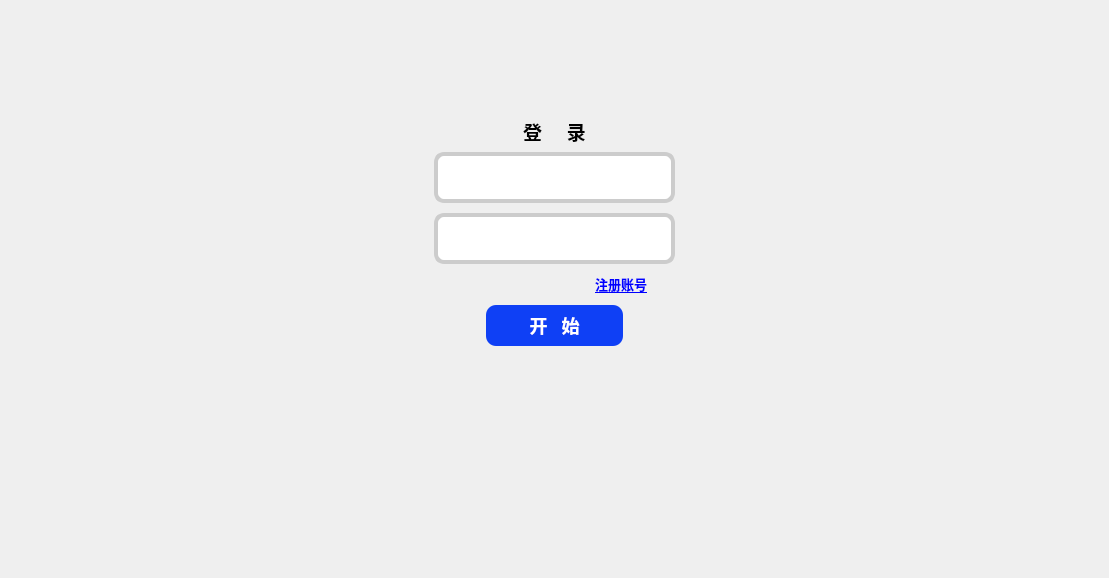
   <widget class="QWidget" name="page_login">
    <layout class="QGridLayout" name="gridLayout" rowstretch="2,5,4">
     <item row="0" column="1">
      <spacer name="verticalSpacer_2">
       <property name="orientation">
        <enum>Qt::Vertical</enum>
       </property>
       <property name="sizeHint" stdset="0">
        <size>
         <width>20</width>
         <height>109</height>
        </size>
       </property>
      </spacer>
     </item>
     <item row="1" column="0">
      <spacer name="horizontalSpacer_9">
       <property name="orientation">
        <enum>Qt::Horizontal</enum>
       </property>
       <property name="sizeHint" stdset="0">
        <size>
         <width>383</width>
         <height>20</height>
        </size>
       </property>
      </spacer>
     </item>
     <item row="1" column="1">
      <layout class="QVBoxLayout" name="verticalLayout_8" stretch="2,6,1,2">
       <property name="spacing">
        <number>10</number>
       </property>
       <item>
        <layout class="QHBoxLayout" name="horizontalLayout_10" stretch="1,0,1">
         <item>
          <spacer name="horizontalSpacer_4">
           <property name="orientation">
            <enum>Qt::Horizontal</enum>
           </property>
           <property name="sizeHint" stdset="0">
            <size>
             <width>40</width>
             <height>20</height>
            </size>
           </property>
          </spacer>
         </item>
         <item>
          <widget class="QLabel" name="label_login">
           <property name="minimumSize">
            <size>
             <width>101</width>
             <height>21</height>
            </size>
           </property>
           <property name="maximumSize">
            <size>
             <width>101</width>
             <height>21</height>
            </size>
           </property>
           <property name="font">
            <font>
             <family>Microsoft YaHei</family>
             <pointsize>14</pointsize>
             <bold>true</bold>
            </font>
           </property>
           <property name="text">
            <string>登     录</string>
           </property>
           <property name="alignment">
            <set>Qt::AlignCenter</set>
           </property>
          </widget>
         </item>
         <item>
          <spacer name="horizontalSpacer_5">
           <property name="orientation">
            <enum>Qt::Horizontal</enum>
           </property>
           <property name="sizeHint" stdset="0">
            <size>
             <width>40</width>
             <height>20</height>
            </size>
           </property>
          </spacer>
         </item>
        </layout>
       </item>
       <item>
        <layout class="QHBoxLayout" name="horizontalLayout_11" stretch="1,0,1">
         <item>
          <spacer name="horizontalSpacer_12">
           <property name="orientation">
            <enum>Qt::Horizontal</enum>
           </property>
           <property name="sizeHint" stdset="0">
            <size>
             <width>40</width>
             <height>20</height>
            </size>
           </property>
          </spacer>
         </item>
         <item>
          <layout class="QVBoxLayout" name="verticalLayout_9">
           <property name="sizeConstraint">
            <enum>QLayout::SetDefaultConstraint</enum>
           </property>
           <item>
            <widget class="QLineEdit" name="lineEdit_user">
             <property name="minimumSize">
              <size>
               <width>241</width>
               <height>51</height>
              </size>
             </property>
             <property name="maximumSize">
              <size>
               <width>241</width>
               <height>51</height>
              </size>
             </property>
             <property name="font">
              <font>
               <family>Microsoft YaHei</family>
               <pointsize>16</pointsize>
               <bold>true</bold>
              </font>
             </property>
             <property name="styleSheet">
              <string notr="true">QLineEdit {
    border: 4px solid #CCCCCC; /* 灰色边框 */
    border-radius: 10px; /* 圆角 */
    padding:10px; /* 内边距，使文本不紧贴边框 */
}</string>
             </property>
             <property name="inputMask">
              <string/>
             </property>
             <property name="text">
              <string/>
             </property>
            </widget>
           </item>
           <item>
            <widget class="QLineEdit" name="lineEdit_pwd">
             <property name="minimumSize">
              <size>
               <width>241</width>
               <height>51</height>
              </size>
             </property>
             <property name="maximumSize">
              <size>
               <width>241</width>
               <height>51</height>
              </size>
             </property>
             <property name="font">
              <font>
               <family>Microsoft YaHei</family>
               <pointsize>16</pointsize>
               <bold>true</bold>
              </font>
             </property>
             <property name="styleSheet">
              <string notr="true">QLineEdit {
    border: 4px solid #CCCCCC; /* 灰色边框 */
    border-radius: 10px; /* 圆角 */
    padding:10px; /* 内边距，使文本不紧贴边框 */
}</string>
             </property>
             <property name="inputMask">
              <string/>
             </property>
             <property name="text">
              <string/>
             </property>
             <property name="maxLength">
              <number>32767</number>
             </property>
             <property name="echoMode">
              <enum>QLineEdit::Password</enum>
             </property>
            </widget>
           </item>
          </layout>
         </item>
         <item>
          <spacer name="horizontalSpacer_14">
           <property name="orientation">
            <enum>Qt::Horizontal</enum>
           </property>
           <property name="sizeHint" stdset="0">
            <size>
             <width>40</width>
             <height>20</height>
            </size>
           </property>
          </spacer>
         </item>
        </layout>
       </item>
       <item>
        <layout class="QHBoxLayout" name="horizontalLayout_12" stretch="3,1,1">
         <property name="rightMargin">
          <number>0</number>
         </property>
         <item>
          <spacer name="horizontalSpacer_6">
           <property name="orientation">
            <enum>Qt::Horizontal</enum>
           </property>
           <property name="sizeHint" stdset="0">
            <size>
             <width>168</width>
             <height>20</height>
            </size>
           </property>
          </spacer>
         </item>
         <item>
          <widget class="QLabel" name="label_register">
           <property name="minimumSize">
            <size>
             <width>53</width>
             <height>21</height>
            </size>
           </property>
           <property name="maximumSize">
            <size>
             <width>53</width>
             <height>21</height>
            </size>
           </property>
           <property name="font">
            <font>
             <family>Microsoft YaHei</family>
             <pointsize>10</pointsize>
             <bold>true</bold>
             <underline>true</underline>
            </font>
           </property>
           <property name="cursor">
            <cursorShape>PointingHandCursor</cursorShape>
           </property>
           <property name="text">
            <string>&lt;html&gt;&lt;head/&gt;&lt;body&gt;&lt;p&gt;&lt;span style=&quot; color:#0000ff;&quot;&gt;注册账号&lt;/span&gt;&lt;/p&gt;&lt;/body&gt;&lt;/html&gt;</string>
           </property>
          </widget>
         </item>
         <item>
          <spacer name="horizontalSpacer_15">
           <property name="orientation">
            <enum>Qt::Horizontal</enum>
           </property>
           <property name="sizeHint" stdset="0">
            <size>
             <width>40</width>
             <height>20</height>
            </size>
           </property>
          </spacer>
         </item>
        </layout>
       </item>
       <item>
        <layout class="QHBoxLayout" name="horizontalLayout_13" stretch="2,3,2">
         <item>
          <spacer name="horizontalSpacer_7">
           <property name="orientation">
            <enum>Qt::Horizontal</enum>
           </property>
           <property name="sizeHint" stdset="0">
            <size>
             <width>40</width>
             <height>20</height>
            </size>
           </property>
          </spacer>
         </item>
         <item>
          <widget class="QPushButton" name="pushButton_start">
           <property name="minimumSize">
            <size>
             <width>131</width>
             <height>41</height>
            </size>
           </property>
           <property name="font">
            <font>
             <family>Microsoft YaHei</family>
             <pointsize>-1</pointsize>
             <italic>false</italic>
             <bold>true</bold>
            </font>
           </property>
           <property name="cursor">
            <cursorShape>PointingHandCursor</cursorShape>
           </property>
           <property name="styleSheet">
            <string notr="true">QPushButton
{
	color:#ffffff; /*文字颜色*/
    background-color: #0F40F5;/*背景色*/
    border-radius:10px; /*边框倒角*/
    font:bold 18px; /*字体*/
    font-family: Microsoft YaHei;
    padding:4px;/*内边距*/
}</string>
           </property>
           <property name="text">
            <string>开   始</string>
           </property>
          </widget>
         </item>
         <item>
          <spacer name="horizontalSpacer_8">
           <property name="orientation">
            <enum>Qt::Horizontal</enum>
           </property>
           <property name="sizeHint" stdset="0">
            <size>
             <width>40</width>
             <height>20</height>
            </size>
           </property>
          </spacer>
         </item>
        </layout>
       </item>
      </layout>
     </item>
     <item row="1" column="2">
      <spacer name="horizontalSpacer_11">
       <property name="orientation">
        <enum>Qt::Horizontal</enum>
       </property>
       <property name="sizeHint" stdset="0">
        <size>
         <width>383</width>
         <height>20</height>
        </size>
       </property>
      </spacer>
     </item>
     <item row="2" column="1">
      <spacer name="verticalSpacer_3">
       <property name="orientation">
        <enum>Qt::Vertical</enum>
       </property>
       <property name="sizeHint" stdset="0">
        <size>
         <width>20</width>
         <height>222</height>
        </size>
       </property>
      </spacer>
     </item>
    </layout>
   </widget>
